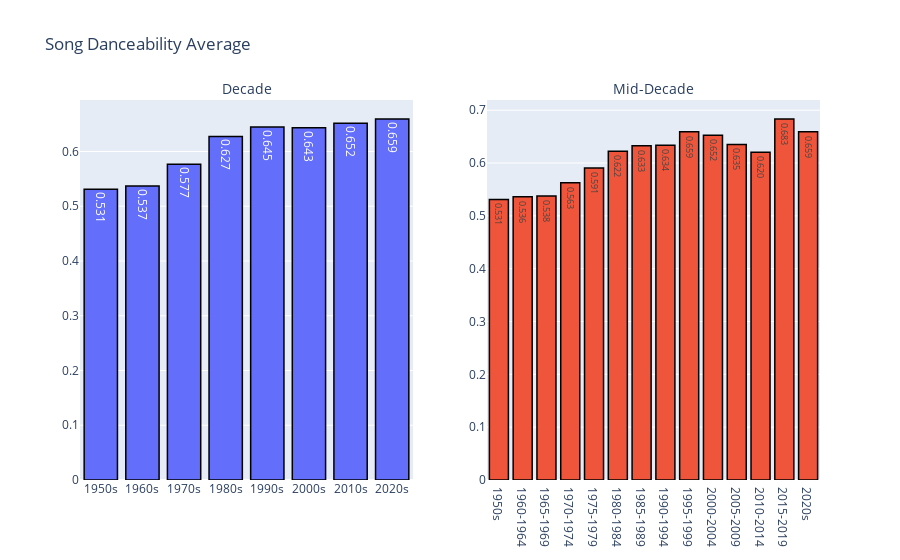

The notebook cell this image was saved under:
### Code cell
decade_avg_plot("danceability")

### Figure 1 — Plotly figure (JSON) as saved in the notebook; plotly's stock layout.template omitted (floating-point values rounded to 4 significant figures)
{"data": [{"hovertemplate": "<b>Years<b>:%{x}<br><b>Average<b>: %{y:.3f}<br><extra></extra>", "marker": {"line": {"color": "black", "width": 1.5}}, "text": [0.5311, 0.5371, 0.5767, 0.6274, 0.6449, 0.6435, 0.6517, 0.6593], "texttemplate": "%{text:.3f}", "type": "bar", "x": ["1950s", "1960s", "1970s", "1980s", "1990s", "2000s", "2010s", "2020s"], "xaxis": "x", "y": [0.5311, 0.5371, 0.5767, 0.6274, 0.6449, 0.6435, 0.6517, 0.6593], "yaxis": "y"}, {"hovertemplate": "<b>Years<b>:%{x}<br><b>Average<b>: %{y:.3f}<br><extra></extra>", "marker": {"line": {"color": "black", "width": 1.5}}, "text": [0.5311, 0.5363, 0.5377, 0.5626, 0.5908, 0.6221, 0.6329, 0.6339, 0.659, 0.6524, 0.635, 0.6203, 0.6833, 0.6593], "texttemplate": "%{text:.3f}", "type": "bar", "x": ["1950s", "1960-1964", "1965-1969", "1970-1974", "1975-1979", "1980-1984", "1985-1989", "1990-1994", "1995-1999", "2000-2004", "2005-2009", "2010-2014", "2015-2019", "2020s"], "xaxis": "x2", "y": [0.5311, 0.5363, 0.5377, 0.5626, 0.5908, 0.6221, 0.6329, 0.6339, 0.659, 0.6524, 0.635, 0.6203, 0.6833, 0.6593], "yaxis": "y2"}], "layout": {"annotations": [{"font": {"size": 14}, "showarrow": false, "text": "Decade", "x": 0.225, "xanchor": "center", "xref": "paper", "y": 1, "yanchor": "bottom", "yref": "paper"}, {"font": {"size": 14}, "showarrow": false, "text": "Mid-Decade", "x": 0.775, "xanchor": "center", "xref": "paper", "y": 1, "yanchor": "bottom", "yref": "paper"}], "autosize": true, "showlegend": false, "title": {"text": "Song Danceability Average"}, "xaxis": {"anchor": "y", "autorange": true, "domain": [0, 0.45], "range": [-0.5, 7.5], "type": "category"}, "xaxis2": {"anchor": "y2", "autorange": true, "domain": [0.55, 1], "range": [-0.5, 13.5], "type": "category"}, "yaxis": {"anchor": "x", "autorange": true, "domain": [0, 1], "range": [0, 0.694], "type": "linear"}, "yaxis2": {"anchor": "x2", "autorange": true, "domain": [0, 1], "range": [0, 0.7193], "type": "linear"}}}
